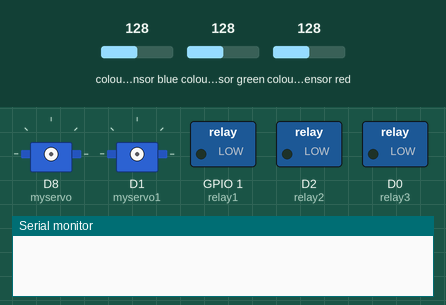
Bench run of a sketch on a simulated ESP8266 (NodeMCU). Shown: 2 × servo, switched loads named in the sketch (green lamp = pin HIGH), the last lines printed to the serial monitor. Wiring (inferred from the names in the program): TCS3200 colour sensor: output D7; S2 D5; S3 D6; S0 D3; S1 D4. Inputs (shaded band) come from the test bench; at power-on: colour sensor blue 128, colour sensor green 128, colour sensor red 128. WiFi joins after 1.5 s; servers stay silent unless stated; pins used as bus, display or sensor lines are not drawn.

Above: at 0.0 s.
At 3.1 s:
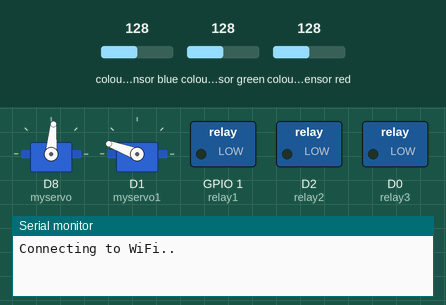
At 6.6 s:
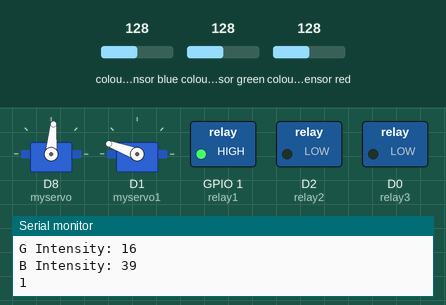
Timing chart, 0 to 11.0 s (numbered marks = the images above):
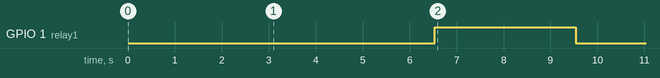

The sketch:

nodemcu_color_sensor.ino
```cpp
/*
 * Node MCU Color Sensor Program
 * TCS3200 Color Sensor with ThingSpeak Integration
 *
 * Pin Configuration:
 * S0 -> D3, S1 -> D4, S2 -> D5, S3 -> D6, OUT -> D7
 * Relay 1 -> D10 (Red), Relay 2 -> D2 (Blue), Relay 3 -> D0 (Green)
 * Servo 1 -> D15, Servo 2 -> D5
 */

#include <ESP8266WiFi.h>
#include <ThingSpeak.h>
#include <Servo.h>

// WiFi Credentials
const char* ssid = "realme 8";
const char* password = "12345678";

// ThingSpeak Configuration
WiFiClient client;
long mychannelNumber = 1707830;
const char myWriteAPIKey[] = "PTOS9YM3CK1UR95U";

// Servo Objects
Servo myservo;
Servo myservo1;

// Color Sensor Pins
const int s0 = D3;
const int s1 = D4;
const int s2 = D5;
const int s3 = D6;
const int out = D7;

// Relay Pins
const int relay1 = D10;  // Red
const int relay2 = D2;   // Blue
const int relay3 = D0;   // Green

// Color Variables
int red = 0;
int green = 0;
int blue = 0;
int redcolor = 0;
int greencolor = 0;
int bluecolor = 0;

// Flags
int flag = 0;
int flag1 = 0;
int flag2 = 0;

void setup() {
  Serial.begin(9600);
  delay(3000);

  // Initialize Pins
  pinMode(s0, OUTPUT);
  pinMode(s1, OUTPUT);
  pinMode(s2, OUTPUT);
  pinMode(s3, OUTPUT);
  pinMode(relay1, OUTPUT);
  pinMode(relay2, OUTPUT);
  pinMode(relay3, OUTPUT);
  pinMode(out, INPUT);

  // Attach Servos
  myservo.attach(15);
  myservo1.attach(5);

  // Set Initial States
  digitalWrite(s0, HIGH);
  digitalWrite(s1, HIGH);
  digitalWrite(relay1, LOW);
  digitalWrite(relay2, LOW);
  digitalWrite(relay3, LOW);

  myservo.write(85);
  myservo1.write(160);

  // Connect to WiFi
  WiFi.begin(ssid, password);
  Serial.print("Connecting to WiFi");
  while (WiFi.status() != WL_CONNECTED) {
    delay(200);
    Serial.print("..");
  }
  Serial.println();
  Serial.println("Node MCU is connected!!");
  Serial.println(WiFi.localIP());
  ThingSpeak.begin(client);
}

void loop() {
  // Read Color Sensor
  digitalWrite(s2, LOW);
  digitalWrite(s3, LOW);
  red = pulseIn(out, digitalRead(out) == HIGH ? LOW : HIGH);

  digitalWrite(s2, HIGH);
  digitalWrite(s3, HIGH);
  blue = pulseIn(out, digitalRead(out) == HIGH ? LOW : HIGH);

  digitalWrite(s2, HIGH);
  digitalWrite(s3, LOW);
  green = pulseIn(out, digitalRead(out) == HIGH ? LOW : HIGH);

  // Print Intensity Values
  Serial.print("R Intensity: ");
  Serial.println(red, DEC);
  Serial.print("G Intensity: ");
  Serial.println(green, DEC);
  Serial.print("B Intensity: ");
  Serial.println(blue, DEC);
  delay(1000);

  // Send Data to ThingSpeak
  ThingSpeak.writeField(mychannelNumber, 1, redcolor, myWriteAPIKey);
  ThingSpeak.writeField(mychannelNumber, 2, bluecolor, myWriteAPIKey);
  ThingSpeak.writeField(mychannelNumber, 3, greencolor, myWriteAPIKey);

  // Red Color Detection
  if (red < 50 && flag == 0) {
    redcolor++;
    Serial.println(redcolor, DEC);
    digitalWrite(relay1, HIGH);
    delay(3000);
    digitalWrite(relay1, LOW);
    flag = 1;
    myservo.write(85);
    delay(1000);
    myservo1.write(160);
    delay(300);
  }

  // Blue Color Detection
  if (blue < 30 && flag1 == 0) {
    bluecolor++;
    Serial.println(bluecolor, DEC);
    digitalWrite(relay2, HIGH);
    flag1 = 1;
    delay(1000);
    digitalWrite(relay2, LOW);
  } else if (blue > 30 && flag1 == 1) {
    flag1 = 0;
  }

  // Green Color Detection
  if (green < 52 && red > 79 && flag2 == 0) {
    greencolor++;
    Serial.println(greencolor, DEC);
    digitalWrite(relay3, HIGH);
    delay(3000);
    digitalWrite(relay3, LOW);
    flag2 = 1;
    myservo.write(85);
    delay(1000);
    myservo1.write(160);
    delay(300);
    myservo1.write(105);
    delay(1000);
    myservo.write(0);
    delay(1000);
    myservo1.write(160);
    delay(1000);
    myservo.write(85);
    delay(1000);
    digitalWrite(relay3, LOW);
  } else if (green < 52 && red > 79 && blue < 46 && flag2 == 1) {
    flag2 = 0;
  }
}
```

Measured:
- by itself, GPIO 1 (relay1): LOW → HIGH at 6.5 s, → LOW 3.0 s later
